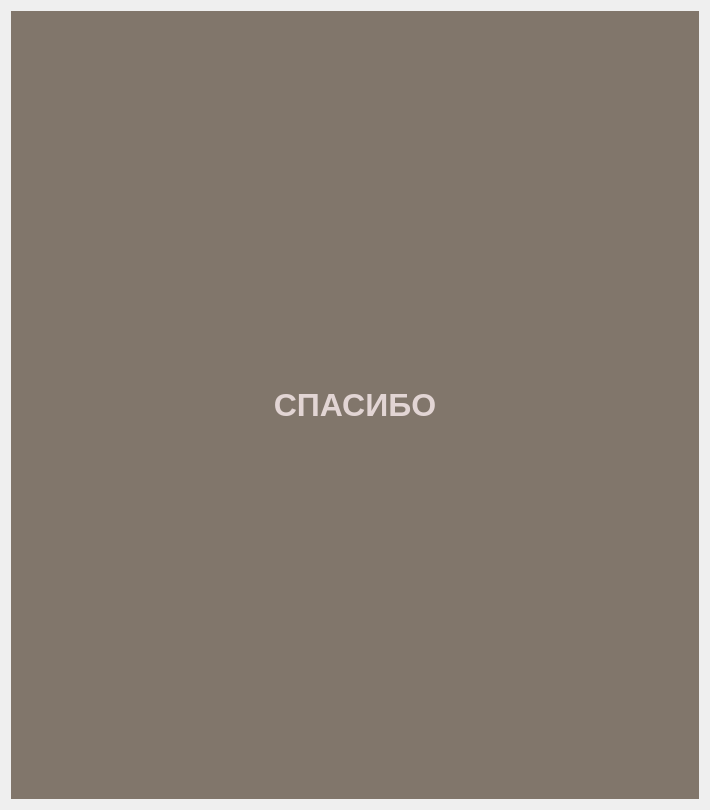
<?xml version="1.0" encoding="UTF-8"?>
<ui version="4.0">
 <class>Final</class>
 <widget class="QWidget" name="Final">
  <property name="geometry">
   <rect>
    <x>0</x>
    <y>0</y>
    <width>710</width>
    <height>810</height>
   </rect>
  </property>
  <property name="sizePolicy">
   <sizepolicy hsizetype="Expanding" vsizetype="Expanding">
    <horstretch>0</horstretch>
    <verstretch>0</verstretch>
   </sizepolicy>
  </property>
  <property name="maximumSize">
   <size>
    <width>710</width>
    <height>810</height>
   </size>
  </property>
  <property name="windowTitle">
   <string>Form</string>
  </property>
  <layout class="QVBoxLayout" name="verticalLayout">
   <item>
    <widget class="QLabel" name="label">
     <property name="sizePolicy">
      <sizepolicy hsizetype="Expanding" vsizetype="Expanding">
       <horstretch>0</horstretch>
       <verstretch>0</verstretch>
      </sizepolicy>
     </property>
     <property name="styleSheet">
      <string notr="true">font-size: 32px;
font-weight: 600;
background-color: rgb(129, 118, 107);
color: rgb(226, 213, 212);</string>
     </property>
     <property name="text">
      <string>CПАСИБО</string>
     </property>
     <property name="alignment">
      <set>Qt::AlignCenter</set>
     </property>
    </widget>
   </item>
  </layout>
 </widget>
 <resources/>
 <connections/>
</ui>
